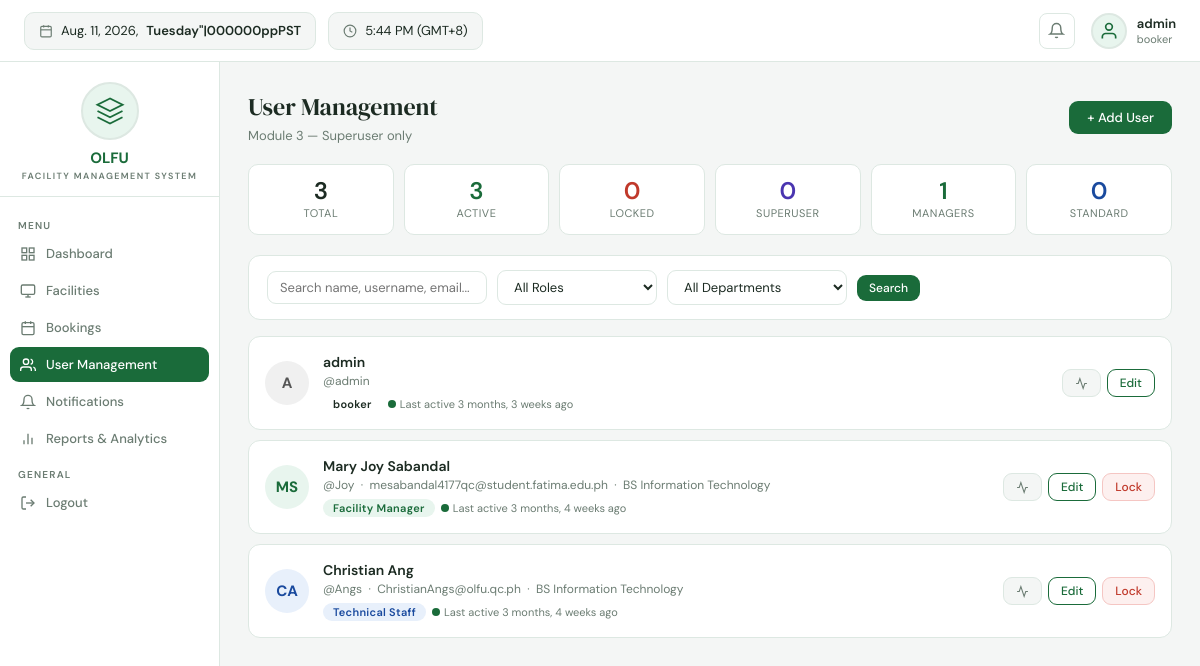
/users/ (signed in), run on the app's committed database.
### apps/models.py (models this page shows, shortened)
class User(AbstractUser):
    SUPERUSER_ROLE = 'superuser'
    FACILITY_MANAGER = 'facility_manager'
    TECHNICAL_STAFF = 'technical_staff'
    STANDARD_USER = 'standard_user'
    ROLE_CHOICES = [
        (SUPERUSER_ROLE, 'Superuser'),
        (FACILITY_MANAGER, 'Facility Manager'),
        (TECHNICAL_STAFF, 'Technical Staff'),
        (STANDARD_USER, 'Standard User'),
    ]
    DEPARTMENT_CHOICES = [
        ('BSIT', 'BS Information Technology'),
        ('BSCS', 'BS Computer Science'),
        ('BSIS', 'BS Information Systems'),
        ('IT_DEPT', 'IT Department'),
        ('ADMIN', 'Administration'),
        ('OTHER', 'Other'),
    ]
    role = models.CharField(max_length=30, choices=ROLE_CHOICES, default=STANDARD_USER)
    department = models.CharField(max_length=30, choices=DEPARTMENT_CHOICES, blank=True, default='')
    phone = models.CharField(max_length=20, blank=True)
    profile_notes = models.TextField(blank=True)
    last_active = models.DateTimeField(null=True, blank=True)
    mfa_enabled = models.BooleanField(default=False)
    failed_login_attempts = models.PositiveIntegerField(default=0)
    is_locked = models.BooleanField(default=False)
    def can_manage_users(self):
        return self.role == self.SUPERUSER_ROLE or self.is_superuser
    def can_view_reports(self):
        return self.role in [self.SUPERUSER_ROLE, self.FACILITY_MANAGER] or self.is_superuser

### apps/views.py (the view)
# urls.py: path('users/', views.user_list_view, name='user_list'),
@login_required(login_url='login')
@superuser_required
def user_list_view(request):
    from django.db.models import Q as DQ
    role_filter = request.GET.get('role', '')
    dept_filter = request.GET.get('dept', '')
    search = request.GET.get('search', '').strip()
    users = User.objects.all().order_by('role', 'last_name', 'first_name')
    if role_filter: users = users.filter(role=role_filter)
    if dept_filter: users = users.filter(department=dept_filter)
    if search: users = users.filter(DQ(username__icontains=search)|DQ(first_name__icontains=search)|DQ(last_name__icontains=search)|DQ(email__icontains=search))
    stats = {'total': User.objects.count(), 'active': User.objects.filter(is_active=True, is_locked=False).count(), 'locked': User.objects.filter(is_locked=True).count(), 'by_role': {r: User.objects.filter(role=r).count() for r, _ in User.ROLE_CHOICES}}
    return render(request, 'users.html', {'users': users, 'role_filter': role_filter, 'dept_filter': dept_filter, 'search': search, 'stats': stats, 'role_choices': User.ROLE_CHOICES, 'dept_choices': User.DEPARTMENT_CHOICES})

### apps/views.py (called while the page is built)
def superuser_required(view_func):
    @wraps(view_func)
    def wrapper(request, *args, **kwargs):
        if not request.user.is_authenticated:
            return redirect('login')
        if not request.user.can_manage_users():
            messages.error(request, 'Only Superusers can access User Management.')
            return redirect('dashboard')
        return view_func(request, *args, **kwargs)
    return wrapper

### templates/users.html (shortened to what this page needs)
{% extends 'base.html' %}
{% block content %}
<div style="display:flex;align-items:center;justify-content:space-between;margin-bottom:20px;flex-wrap:wrap;gap:12px;">
  <div>
    <div style="font-family:'DM Serif Display',serif;font-size:24px;">User Management</div>
    <div style="font-size:13px;color:var(--muted);margin-top:4px;">Module 3 — Superuser only</div>
  </div>
  <a href="{% url 'user_create' %}" class="btn btn-primary">+ Add User</a>
</div>
<div style="display:grid;grid-template-columns:repeat(6,1fr);gap:10px;margin-bottom:20px;">
  <div class="stat-mini">
    <div class="n">{{ stats.total }}</div>
    <div class="l">Total</div>
  </div>
  <div class="stat-mini">
    <div class="n" style="color:var(--green);">{{ stats.active }}</div>
    <div class="l">Active</div>
  </div>
  <div class="stat-mini">
    <div class="n" style="color:var(--red);">{{ stats.locked }}</div>
    <div class="l">Locked</div>
  </div>
  <div class="stat-mini">
    <div class="n" style="color:#4a35b0;">{{ stats.by_role.superuser|default:0 }}</div>
    <div class="l">Superuser</div>
  </div>
  <div class="stat-mini">
    <div class="n" style="color:var(--green);">{{ stats.by_role.facility_manager|default:0 }}</div>
    <div class="l">Managers</div>
  </div>
  <div class="stat-mini">
    <div class="n" style="color:#1a4a9e;">{{ stats.by_role.standard_user|default:0 }}</div>
    <div class="l">Standard</div>
  </div>
</div>
<div style="background:var(--white);border:1px solid var(--border);border-radius:12px;padding:14px 18px;margin-bottom:16px;">
  <form method="GET" style="display:flex;gap:10px;flex-wrap:wrap;align-items:center;">
    <input type="text" name="search" class="form-control" placeholder="Search name, username, email..." style="width:220px;padding:7px 12px;font-size:13px;" value="{{ search }}"/>
    <select name="role" class="form-control" style="width:160px;padding:7px 12px;font-size:13px;" onchange="this.form.submit()">
      <option value="">All Roles</option>
    </select>
    <select name="dept" class="form-control" style="width:180px;padding:7px 12px;font-size:13px;" onchange="this.form.submit()">
      <option value="">All Departments</option>
    </select>
    <button type="submit" class="btn btn-primary btn-sm">Search</button>
  </form>
</div>
<div style="display:flex;flex-direction:column;gap:10px;">
  {% for u in users %}
  <div class="user-card">
    <div class="user-avatar" style="
      {% if u.role == 'superuser' %}background:#ede8fb;color:#4a35b0;
      {% elif u.role == 'facility_manager' %}background:var(--green-light);color:var(--green);
      {% elif u.role == 'technical_staff' %}background:#e8f0fb;color:#1a4a9e;
      {% else %}background:#f0f0f0;color:#555;{% endif %}">
      {{ u.first_name|first|upper }}{{ u.last_name|first|upper }}{% if not u.first_name %}{{ u.username|first|upper }}{% endif %}
    </div>
    <div class="user-info">
      <div class="user-name">
        {{ u.get_full_name|default:u.username }}
      </div>
      <div class="user-meta">
        @{{ u.username }}
        {% if u.email %} &nbsp;·&nbsp; {{ u.email }}{% endif %}
        {% if u.department %} &nbsp;·&nbsp; {{ u.get_department_display }}{% endif %}
      </div>
      <div class="user-badges">
        <span class="role-tag {{ u.role }}">{{ u.get_role_display }}</span>
        {% if u.last_active %}
        <span style="font-size:11px;color:var(--muted);display:flex;align-items:center;">
          <span class="active-dot"></span>Last active {{ u.last_active|timesince }} ago
        </span>
        {% endif %}
      </div>
    </div>
    <div style="display:flex;gap:6px;flex-shrink:0;flex-wrap:wrap;justify-content:flex-end;">
      <a href="{% url 'user_activity' u.pk %}" class="btn btn-sm" style="background:var(--bg);border:1.5px solid var(--border);color:var(--muted);" title="View Activity">
        <svg width="13" height="13" fill="none" viewBox="0 0 24 24" stroke="currentColor" stroke-width="2"><polyline points="22 12 18 12 15 21 9 3 6 12 2 12"/></svg>
      </a>
      <a href="{% url 'user_edit' u.pk %}" class="btn btn-outline btn-sm">Edit</a>
      {% if u != request.user %}
      <form method="POST" action="{% url 'user_toggle_lock' u.pk %}" style="display:inline;">
        {% if u.is_locked %}
        <button type="submit" class="btn btn-sm" style="background:var(--green-light);border:1.5px solid var(--green);color:var(--green);" title="Unlock account">Unlock</button>
        {% else %}
        <button type="submit" class="btn btn-danger btn-sm" onclick="return confirm('Lock this account?')" title="Lock account">Lock</button>
        {% endif %}
      </form>
      {% endif %}
    </div>
  </div>
  {% empty %}
  <div class="card" style="text-align:center;padding:40px;color:var(--muted);">No users found.</div>
  {% endfor %}
</div>
{% endblock %}

### templates/base.html (shortened to what this page needs)
<!DOCTYPE html>
<html lang="en">
<head>
</head>
<body>
<div class="topbar">
  <div class="topbar-pill">
    <svg fill="none" viewBox="0 0 24 24" stroke="currentColor" stroke-width="2"><rect x="3" y="4" width="18" height="18" rx="2"/><line x1="16" y1="2" x2="16" y2="6"/><line x1="8" y1="2" x2="8" y2="6"/><line x1="3" y1="10" x2="21" y2="10"/></svg>
    {% now "N j, Y" %}, <b>{% now "l"|upper %}</b>
  </div>
  <div class="topbar-pill">
    <svg fill="none" viewBox="0 0 24 24" stroke="currentColor" stroke-width="2"><circle cx="12" cy="12" r="10"/><polyline points="12 6 12 12 16 14"/></svg>
    {% now "g:i A" %} (GMT+8)
  </div>
  {% if user.is_authenticated %}
  <a href="{% url 'notifications' %}" class="topbar-icon">
    <svg fill="none" viewBox="0 0 24 24" stroke="currentColor" stroke-width="2"><path d="M18 8A6 6 0 0 0 6 8c0 7-3 9-3 9h18s-3-2-3-9"/><path d="M13.73 21a2 2 0 0 1-3.46 0"/></svg>
  </a>
  <div class="topbar-user">
    <div class="topbar-avatar"><svg fill="none" viewBox="0 0 24 24" stroke="currentColor" stroke-width="2"><path d="M20 21v-2a4 4 0 0 0-4-4H8a4 4 0 0 0-4 4v2"/><circle cx="12" cy="7" r="4"/></svg></div>
    <div>
      <div class="topbar-name">{{ user.get_full_name|default:user.username }}</div>
      <div class="topbar-role">{{ user.get_role_display }}</div>
    </div>
  </div>
  {% endif %}
</div>
<div class="layout">
  {% if user.is_authenticated %}
  <div class="sidebar">
    <div class="sidebar-logo">
      <div class="logo-circle">
        <svg viewBox="0 0 24 24" fill="none" stroke="currentColor" stroke-width="1.5"><path d="M12 2L2 7l10 5 10-5-10-5z"/><path d="M2 17l10 5 10-5"/><path d="M2 12l10 5 10-5"/></svg>
      </div>
      <div class="logo-name">OLFU</div>
      <div class="logo-sub">Facility Management System</div>
    </div>
    <div class="sidebar-nav">
      <div class="nav-label">Menu</div>
      <a href="{% url 'dashboard' %}" class="nav-item {% if request.resolver_match.url_name == 'dashboard' %}active{% endif %}">
        <svg fill="none" viewBox="0 0 24 24" stroke="currentColor" stroke-width="2"><rect x="3" y="3" width="7" height="7"/><rect x="14" y="3" width="7" height="7"/><rect x="14" y="14" width="7" height="7"/><rect x="3" y="14" width="7" height="7"/></svg>
        Dashboard
      </a>
      <a href="{% url 'facilities' %}" class="nav-item {% if 'facilit' in request.resolver_match.url_name %}active{% endif %}">
        <svg fill="none" viewBox="0 0 24 24" stroke="currentColor" stroke-width="2"><rect x="2" y="3" width="20" height="14" rx="2"/><line x1="8" y1="21" x2="16" y2="21"/><line x1="12" y1="17" x2="12" y2="21"/></svg>
        Facilities
      </a>
      <a href="{% url 'bookings' %}" class="nav-item {% if 'booking' in request.resolver_match.url_name %}active{% endif %}">
        <svg fill="none" viewBox="0 0 24 24" stroke="currentColor" stroke-width="2"><rect x="3" y="4" width="18" height="18" rx="2"/><line x1="16" y1="2" x2="16" y2="6"/><line x1="8" y1="2" x2="8" y2="6"/><line x1="3" y1="10" x2="21" y2="10"/></svg>
        Bookings
      </a>
      {% if user.can_manage_users %}
      <a href="{% url 'user_list' %}" class="nav-item {% if 'user' in request.resolver_match.url_name %}active{% endif %}">
        <svg fill="none" viewBox="0 0 24 24" stroke="currentColor" stroke-width="2"><path d="M17 21v-2a4 4 0 0 0-4-4H5a4 4 0 0 0-4 4v2"/><circle cx="9" cy="7" r="4"/><path d="M23 21v-2a4 4 0 0 0-3-3.87"/><path d="M16 3.13a4 4 0 0 1 0 7.75"/></svg>
        User Management
      </a>
      {% endif %}
      <a href="{% url 'notifications' %}" class="nav-item {% if request.resolver_match.url_name == 'notifications' %}active{% endif %}">
        <svg fill="none" viewBox="0 0 24 24" stroke="currentColor" stroke-width="2"><path d="M18 8A6 6 0 0 0 6 8c0 7-3 9-3 9h18s-3-2-3-9"/><path d="M13.73 21a2 2 0 0 1-3.46 0"/></svg>
        Notifications
      </a>
      {% if user.can_view_reports %}
      <a href="{% url 'reports' %}" class="nav-item {% if request.resolver_match.url_name == 'reports' %}active{% endif %}">
        <svg fill="none" viewBox="0 0 24 24" stroke="currentColor" stroke-width="2"><line x1="18" y1="20" x2="18" y2="10"/><line x1="12" y1="20" x2="12" y2="4"/><line x1="6" y1="20" x2="6" y2="14"/></svg>
        Reports & Analytics
      </a>
      {% endif %}
      <div class="nav-label" style="margin-top:12px;">General</div>
      <a href="{% url 'logout' %}" class="nav-item">
        <svg fill="none" viewBox="0 0 24 24" stroke="currentColor" stroke-width="2"><path d="M9 21H5a2 2 0 0 1-2-2V5a2 2 0 0 1 2-2h4"/><polyline points="16 17 21 12 16 7"/><line x1="21" y1="12" x2="9" y2="12"/></svg>
        Logout
      </a>
    </div>
  </div>
  {% endif %}
  <div class="main">
    {% block content %}{% endblock %}
  </div>
</div>
</body>
</html>

### templates/base.html (style rules this page uses)
* { margin:0;padding:0;box-sizing:border-box; }
:root { --green:#1a6b3a;--green-dark:#145430;--green-light:#e8f5ee; --bg:#f4f6f5;--white:#fff;--text:#1c2b22;--muted:#6b7c72;--border:#dde8e2; --red:#c0392b;--red-light:#fdf0ef;--amber:#b7770d;--amber-light:#fef9e7; }
body { font-family:'DM Sans',sans-serif;background:var(--bg);color:var(--text); }
a { text-decoration:none;color:inherit; }
.topbar { height:62px;background:var(--white);border-bottom:1px solid var(--border);display:flex;align-items:center;padding:0 24px;gap:12px;position:sticky;top:0;z-index:100; }
.topbar-pill { display:flex;align-items:center;gap:8px;background:var(--bg);border:1px solid var(--border);border-radius:10px;padding:0 14px;height:38px;font-size:13px; }
.topbar-pill svg { width:14px;height:14px;color:var(--muted); }
.topbar-pill b { font-weight:600; }
.topbar-icon { width:36px;height:36px;border-radius:8px;border:1.5px solid var(--border);display:flex;align-items:center;justify-content:center;cursor:pointer;color:var(--muted);transition:border-color .2s;position:relative; }
.topbar-icon svg { width:17px;height:17px; }
.topbar-user { display:flex;align-items:center;gap:10px;margin-left:4px; }
.topbar-avatar { width:36px;height:36px;border-radius:50%;background:var(--green-light);border:2px solid var(--border);display:flex;align-items:center;justify-content:center; }
.topbar-avatar svg { width:20px;height:20px;color:var(--green); }
.topbar-name { font-size:13px;font-weight:600; }
.topbar-role { font-size:11px;color:var(--muted); }
.layout { display:flex;min-height:calc(100vh - 62px); }
.sidebar { width:220px;background:var(--white);border-right:1px solid var(--border);display:flex;flex-direction:column;flex-shrink:0;position:sticky;top:62px;height:calc(100vh - 62px);overflow-y:auto; }
.sidebar-logo { padding:20px 20px 14px;display:flex;flex-direction:column;align-items:center;border-bottom:1px solid var(--border); }
.logo-circle { width:58px;height:58px;border-radius:50%;background:var(--green-light);border:2px solid var(--border);display:flex;align-items:center;justify-content:center;margin-bottom:8px; }
.logo-circle svg { width:30px;height:30px;color:var(--green); }
.logo-name { font-size:15px;font-weight:700;color:var(--green); }
.logo-sub { font-size:9px;font-weight:600;letter-spacing:1.4px;color:var(--muted);text-transform:uppercase;margin-top:2px;text-align:center; }
.sidebar-nav { padding:12px 10px;flex:1; }
.nav-label { font-size:10px;font-weight:600;letter-spacing:1.2px;color:var(--muted);text-transform:uppercase;padding:0 8px;margin:10px 0 4px; }
.nav-item { display:flex;align-items:center;gap:10px;padding:9px 10px;border-radius:9px;cursor:pointer;font-size:13px;font-weight:500;color:var(--muted);transition:all .15s;margin-bottom:2px; }
.nav-item.active { background:var(--green);color:#fff; }
.nav-item svg { width:16px;height:16px;flex-shrink:0; }
.main { flex:1;padding:28px 28px 24px; }
.btn { display:inline-flex;align-items:center;gap:6px;padding:8px 18px;border-radius:9px;font-size:13px;font-weight:500;cursor:pointer;border:none;font-family:'DM Sans',sans-serif;transition:all .15s; }
.btn-primary { background:var(--green);color:#fff; }
.btn-outline { background:none;border:1.5px solid var(--green);color:var(--green); }
.btn-danger { background:var(--red-light);color:var(--red);border:1.5px solid #f5c6c3; }
.btn-sm { padding:5px 12px;font-size:12px; }
.form-control { width:100%;padding:10px 14px;border:1.5px solid var(--border);border-radius:9px;font-size:14px;font-family:'DM Sans',sans-serif;color:var(--text);background:var(--white);transition:border-color .2s;outline:none; }
.role-tag { display:inline-block;padding:2px 10px;border-radius:20px;font-size:11px;font-weight:600;letter-spacing:.3px; }
.role-tag.facility_manager { background:var(--green-light);color:var(--green); }
.role-tag.technical_staff { background:#e8f0fb;color:#1a4a9e; }

### data on the page
User: get_full_name "admin", role "booker", username|first "A", username "admin", last_active "3 months, 3 weeks"
User: first_name|first "M", last_name|first "S", get_full_name "Mary Joy Sabandal", username "Joy", email "mesabandal4177qc@student.fatima.edu.ph", department "BS Information Technology", role "Facility Manager", last_active "3 months, 4 weeks", is_locked "Lock"
User: first_name|first "C", last_name|first "A", get_full_name "Christian Ang", username "Angs", email "ChristianAngs@olfu.qc.ph", department "BS Information Technology", role "Technical Staff", last_active "3 months, 4 weeks", is_locked "Lock"

### other printed values
{{ stats.total }} "3"
{{ stats.active }} "3"
{{ stats.locked }} "0"
{{ stats.by_role.superuser|default:0 }} "0"
{{ stats.by_role.facility_manager|default:0 }} "1"
{{ stats.by_role.standard_user|default:0 }} "0"
